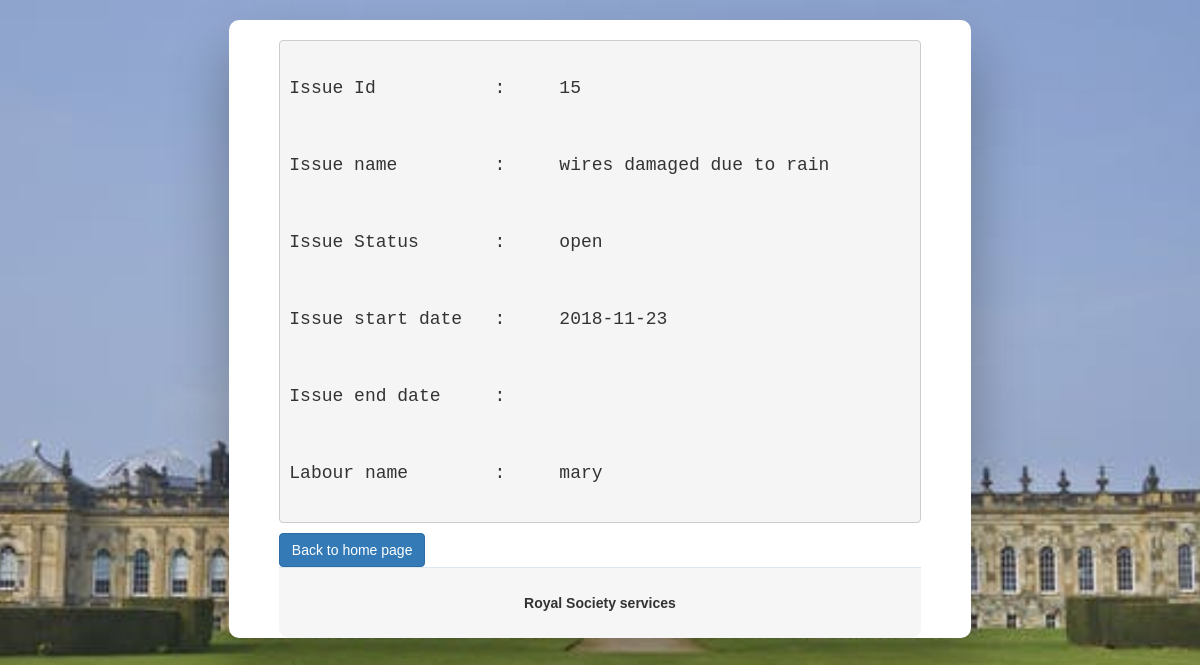
Screenshot of /admin/info.php?id=15 with the database file from the repository.
### tables this page shows
CREATE TABLE `problem` (
  `issue_id` int(255) NOT NULL AUTO_INCREMENT,
  `category` varchar(255) NOT NULL,
  `user_name` varchar(255) DEFAULT NULL,
  `subject` varchar(255) NOT NULL,
  `issue` varchar(255) NOT NULL,
  `otp` varchar(255) NOT NULL,
  `status` varchar(255) NOT NULL DEFAULT 'open',
  `start_date` date NOT NULL,
  `end_date` date DEFAULT NULL,
  `labour_name` varchar(255) DEFAULT NULL,
  PRIMARY KEY (`issue_id`),
  UNIQUE KEY `otp` (`otp`)
);

### admin/admin_func.php (called while the page is built, shortened)
<?php
class show {
      public function info($abc,$id){
        $query = "SELECT * FROM problem where issue_id='$id'";
        $check = mysqli_query($abc,$query);
        return $check;
    }
}
$show = new show();
?>

### admin/info.php (the view, shortened to what this page needs)
<?php
include("admin_func.php");
$id = null;
if ( !empty($_GET['id'])) {
    $id = $_GET['id'];
}
$info = $show->info($conn,$id);
$issue_details= $info->fetch_assoc();
?>
<!DOCTYPE html>
<html>
<head>
    <link rel="stylesheet" type="text/css" media="screen" href="../css/bootstrap.min.css" />
    <link rel="stylesheet" type="text/css" media="screen" href="../css/index.css" />
    <link rel="stylesheet" type="text/css" media="screen" href="../css/style.css" />
</head>
<body style="background-image: url('../images/background.jpeg');
  background-repeat: no-repeat;
	background-position: center;
	background-size: cover;
	background-attachment: fixed;">
<div class="wrapper fadeInDown">
  <div id="formContent" style="padding-left:50px;padding-right:50px;text-align:left;"><br>
  <pre>
  <h4>Issue Id           :     <?php echo $issue_details['issue_id'];?></h4>
  <h4>Issue name         :     <?php echo $issue_details['issue'];?></h4>
  <h4>Issue Status       :     <?php echo $issue_details['status'];?></h4>
  <h4>Issue start date   :     <?php echo $issue_details['start_date'];?></h4>
  <h4>Issue end date     :     <?php echo $issue_details['end_date'];?></h4>
  <h4>Labour name        :     <?php echo $issue_details['labour_name'];?></h4>
</pre>
<div><a href="admin_dashboard.php"><button class="btn btn-primary">Back to home page</button></a>
</div>
    <div id="formFooter">
 <b> Royal Society services </b>
    </div>
  </div>
</div>
</body>
</html>

### css/index.css (style rules this page uses)
html { background-image: url('../images/background.jpeg'); background-repeat: no-repeat; background-position: center; background-size: cover; background-attachment: fixed; }
body { font-family: "Poppins", sans-serif; height: 100; }
a { color: #0F10F3; display:inline-block; text-decoration: none; font-weight: 400; }
.wrapper { display: flex; align-items: center; flex-direction: column; justify-content: center; width: 100%; min-height: 100%; padding: 20px; }
#formContent { -webkit-border-radius: 10px 10px 10px 10px; border-radius: 10px 10px 10px 10px; background: #fff; padding: 30px; width: 64%; position: relative; padding: 0px; -webkit-box-shadow: 0 30px 60px 0 rgba(0,0,0,0.3); box-shadow: 0 30px 60px 0 rgba(0,0,0,0.3); text-align: center; }
#formFooter { background-color: #f6f6f6; border-top: 1px solid #dce8f1; padding: 25px; text-align: center; -webkit-border-radius: 0 0 10px 10px; border-radius: 0 0 10px 10px; }
.fadeInDown { -webkit-animation-name: fadeInDown; animation-name: fadeInDown; -webkit-animation-duration: 1s; animation-duration: 1s; -webkit-animation-fill-mode: both; animation-fill-mode: both; }
* { box-sizing: border-box; }

### css/style.css (style rules this page uses)
html { background-image: url('../images/background.jpeg'); background-repeat: no-repeat; background-position: center; background-size: cover; background-attachment: fixed; }

### rows the page displays
problem: issue_id "15", issue "wires damaged due to rain", status "open", start_date "2018-11-23", labour_name "mary"
